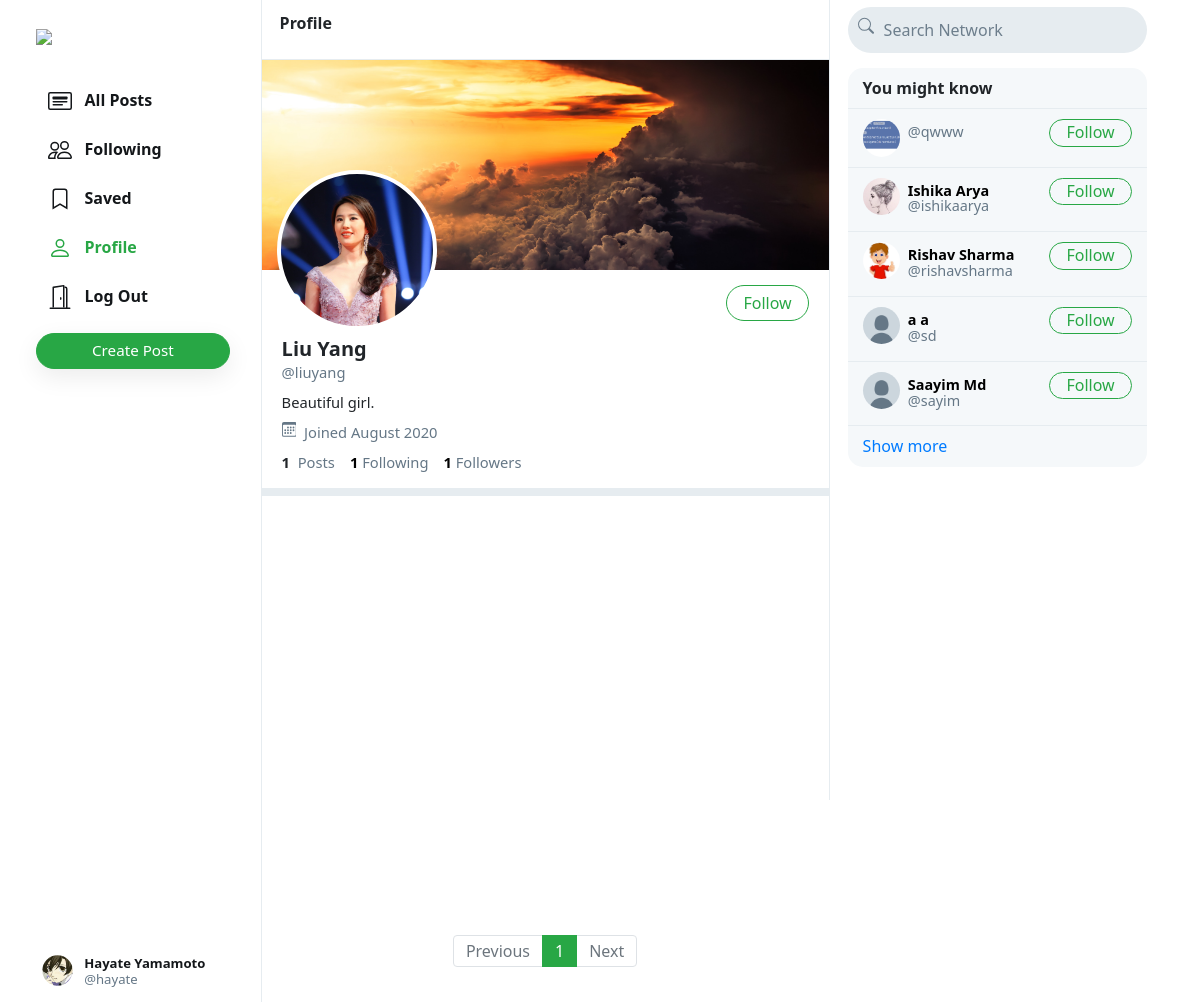
The app's page /liuyang (signed in) with its own data.
### network/models.py (models this page shows, shortened)
class User(AbstractUser):
    profile_pic = models.ImageField(upload_to='profile_pic/')
    bio = models.TextField(max_length=160, blank=True, null=True)
    cover = models.ImageField(upload_to='covers/', blank=True)

### network/views.py (the view)
# urls.py: path("<str:username>", views.profile, name='profile'),
def profile(request, username):
    user = get_object_or_404(User, username=username)
    all_posts = Post.objects.filter(creater=user).order_by('-date_created')
    paginator = Paginator(all_posts, 10)
    page_number = request.GET.get('page', 1)
    posts = paginator.get_page(page_number)
    followings = []
    suggestions = []
    follower = False
    if request.user.is_authenticated:
        followings = Follower.objects.filter(followers=request.user).values_list('user', flat=True)
        suggestions = User.objects.exclude(pk__in=followings).exclude(username=request.user.username).order_by("?")[:6]
        if request.user in Follower.objects.filter(user=user).values_list('followers', flat=True):
            follower = True
    follower_count = Follower.objects.filter(user=user).count()
    following_count = Follower.objects.filter(followers=user).count()
    return render(request, 'network/profile.html', {
        "username": user,
        "posts": posts,
        "posts_count": all_posts.count(),
        "suggestions": suggestions,
        "page": "profile",
        "is_follower": follower,
        "follower_count": follower_count,
        "following_count": following_count
    })

### network/templates/network/profile.html (shortened to what this page needs)
<!DOCTYPE html>
<html lang="en">
{% extends 'network/index.html' %}
{% load static %}
{% block profile %}
<div class="profile-view" data-user="{{username.username}}">
    <div class="cover-image" style="background-image: url(/media/{{username.cover}})"></div>
    <div class="profile-image" style="background-image: url(/media/{{username.profile_pic}})"></div>
    <div class="profile-details">
        <div>
            {% if user.username == username.username %}
            <a href="{% url 'edit_profile' username.username %}"
                class="btn btn-outline-success float-right edit-profile-btn">Edit Profile</a>
            {% elif is_follower %}
            <button class="btn btn-success float-right"
                onclick="unfollow_user(this,'{{username.username}}','edit_page')" id="following-btn">Following</button>
            {% else %}
            <button class="btn btn-outline-success float-right"
                onclick="follow_user(this,'{{username.username}}','edit_page')" id="follow-btn">Follow</button>
            {% endif %}
        </div>
        <div class="details-data">
            <h5>{{username.first_name}} {{username.last_name}}</h5>
            <div class="grey">@{{username.username}}</div>
            <div class="bio">
                {% if username.bio %}
                {{username.bio}}
                {% endif %}
            </div>
            <div class="grey" style="padding: 8px 0px;">
                &nbsp;Joined {{username.date_joined | date:"F Y"}}
            </div>
            <div>
                <strong>
                    {{posts_count}}
                </strong>
                &nbsp;<span class="grey">Posts</span>
                <a href="#">
                    <strong id="following__count">{{following_count | default:0}}</strong>&nbsp;<span
                        class="grey">Following</span>
                </a>
                <a href="#">
                    <strong id="follower__count">{{follower_count | default:0}}</strong>&nbsp;<span
                        class="grey">Followers</span>
                </a>
            </div>
        </div>
    </div>
</div>
<div class="space"></div>
{% endblock %}

### network/templates/network/layout.html (shortened to what this page needs)
<!DOCTYPE html>
{% load static %}
<html lang="en">
<head>
    <link rel="stylesheet" href="https://stackpath.bootstrapcdn.com/bootstrap/4.4.1/css/bootstrap.min.css"
>
    <link href="{% static 'network/styles.css' %}" rel="stylesheet">
</head>
<body>
    <div class="body" data-page="{{page}}">
        <div class="sidenav">
            <a href="{% url 'index' %}" class="navbar-brand">
                <img src="{% static 'network/Images/logo.png' %}" height="31px">
            </a>
            <div style="height: 100%;">
                <div>
                    <div>
                        <ul>
                            <li class="nav-item" id="all_posts">
                                <a href="{% url 'index' %}" class="nav-link">
                                    <div>
                                        &nbsp;&nbsp;All Posts
                                    </div>
                                </a>
                            </li>
                            {% if user.is_authenticated %}
                            <li class="nav-item" id="following">
                                <a href="{% url 'following' %}" class="nav-link">
                                    <div>
                                        &nbsp;&nbsp;Following
                                    </div>
                                </a>
                            </li>
                            <li class="nav-item" id="saved">
                                <a href="{% url 'saved' %}" class="nav-link">
                                    <div>
                                        <svg width="1.5em" height="1.5em" viewBox="0 0 16 16" class="bi bi-bookmark"
                                            fill="currentColor" xmlns="http://www.w3.org/2000/svg">
                                            <path fill-rule="evenodd"
                                                d="M8 12l5 3V3a2 2 0 0 0-2-2H5a2 2 0 0 0-2 2v12l5-3zm-4 1.234l4-2.4 4 2.4V3a1 1 0 0 0-1-1H5a1 1 0 0 0-1 1v10.234z" />
                                        </svg>
                                        &nbsp;&nbsp;Saved
                                    </div>
                                </a>
                            </li>
                            <li class="nav-item" id="profile">
                                <a href="{% url 'profile' user.username %}" class="nav-link">
                                    <div>
                                        &nbsp;&nbsp;Profile
                                    </div>
                                </a>
                            </li>
                            <li class="nav-item" id="logout">
                                <a href="{% url 'logout' %}" class="nav-link">
                                    <div>
                                        &nbsp;&nbsp;Log Out
                                    </div>
                                </a>
                            </li>
                            {% endif %}
                        </ul>
                    </div>
                    {% if user.is_authenticated %}
                    <button id="popup-btn" class="btn btn-success new-post-btn" onclick="createpost()">Create
                        Post</button>
                    {% endif %}
                </div>
                <div style="position: absolute; bottom: 10px;">
                    {% if user.is_authenticated %}
                    <li class="nav-item sidenav-user">
                        <a href="{% url 'profile' user.username %}" class="nav-link">
                            <div class="user_account">
                                <div class="small-profilepic"
                                    style="float: left; background-image: url(/media/{{user.profile_pic}})"></div>
                                <div style="height: 2.7vw; margin: auto;">
                                    <div style="margin-top: 4px;"><strong>{{user.first_name}}
                                            {{user.last_name}}</strong></div>
                                    <div class="grey" style="margin-top: 4px;">@{{ user.username }}</div>
                                </div>
                            </div>
                        </a>
                    </li>
                    {% endif %}
                </div>
            </div>
        </div>
        {% block body %}
        {% endblock %}
        <div class="right-div">
            <nav class="head">
                <form action="#">
                    <div class="search-div">
                        <div>
                        </div>
                        <input type="text" name="query" id="search-box" placeholder="Search Network">
                    </div>
                </form>
            </nav>
            <div class="right-div-content">
                <div class="space" style="background-color: white;"></div>
                {% if user.is_authenticated %}
                <div class="suggestion-box">
                    <div class="suggestion-header">
                        You might know
                    </div>
                    {% for suggestion in suggestions %}
                    <div class="suggestion-user">
                        <div>
                            <a href="{% url 'profile' suggestion.username %}">
                                <div class="small-profilepic"
                                    style="background-image: url(/media/{{suggestion.profile_pic}})"></div>
                            </a>
                        </div>
                        <div class="user-details">
                            <a href="{% url 'profile' suggestion.username %}">
                                <div id="user-name">
                                    <strong>
                                        {{suggestion.first_name}} {{suggestion.last_name}}
                                    </strong>
                                </div>
                                <div class="grey">@{{suggestion.username}}</div>
                            </a>
                        </div>
                        <div>
                            <button class="btn btn-outline-success" type="button"
                                onclick="follow_user(this,'{{suggestion.username}}','suggestion')">Follow</button>
                        </div>
                    </div>
                    {% empty %}
                    <div style="text-align: center; border-bottom: .5px solid #e6ecf0; padding: 10px 15px;">
                        <span class="grey" style="font-size: .9em;">No suggestions available.</span>
                    </div>
                    {% endfor %}
                    <div class="suggestion-footer">
                        <a href="#">Show more</a>
                    </div>
                </div>
                {% endif %}
            </div>
        </div>
    </div>
</body>
</html>

### network/static/network/styles.css (style rules this page uses)
.body { display: flex; min-height: 100%; font-family: system-ui, sans-serif; }
.btn { border-radius: 20px; padding: 0.32rem 1rem 0.375rem 1rem; }
.btn, .btn:focus, .btn:active { box-shadow: none !important; -webkit-box-shadow: none !important; }
.grey { color: #657786; }
svg { vertical-align: text-top; }
.sidenav { height: 100%; width: 21.8%; position: fixed; top: 0; left: 0; padding: 15px; list-style: none; border-right: .5px solid #e6ecf0; z-index: 100; padding-left: 3%; background-color: white; }
.sidenav ul { list-style: none; padding-left: 0px; margin-top: 3vh; }
.sidenav li { margin-top: 7px; }
.sidenav .nav-link { color: #14171a; line-height: .7em; font-weight: 700; padding: 0px; }
.sidenav .nav-link > div { padding: 10px 20px 8px 12px; border-radius: 25px; line-height: 0.9em; width: max-content; }
.new-post-btn { padding-left: 55px !important; padding-right: 55px !important; font-size: .95em; font-weight: 530; box-shadow: rgba(0, 0, 0, 0.08) 0px 8px 24px !important; }
.user_account { display: flex; font-size: .82rem; font-weight: normal; padding-top: 3px !important; padding-bottom: 3px !important; padding-left: 3px !important; }
.user_account .small-profilepic { transform: scale(.82); margin-left: auto; margin-top: auto; }
.active a { color: #28a745 !important; }
.head { height: 7.5vh; }
.small-profilepic { width: 3.1vw; height: 3.1vw; border-radius: 9999px; overflow: hidden; margin-right: 8px; background-size: cover; background-repeat: no-repeat; background-position: center; box-sizing: content-box; }
.space { height: 8px; background-color: #e6ecf0; }
.cover-image { height: 210px; background-size: cover; background-position: center; background-repeat: no-repeat; background-color: #ccd6dd; }
.profile-image { width: 160px; height: 160px; position: absolute; left: 15px; top: 110px; border-radius: 99999px; border: 4px solid white; background-size: cover; background-repeat: no-repeat; background-position: center; background-color: white; }
.profile-details { padding: 15px 20px; }
.profile-details button { padding-bottom: 0.3rem; }
.profile-details > .details-data { margin-top: 52px; font-size: .92em; }
.profile-details h5 { font-weight: 800; margin-bottom: 0px; }
.profile-details a { color: black; text-decoration: none; }
.bio { margin-top: 8px; }
.right-div { width: 28%; height: 100vh; position: fixed; right: 2.95%; border-left: .5px solid #e6ecf0; background-color: white; }
.right-div .head { padding: .9vh 1.5vw; }
.right-div .search-div { margin-left: auto; margin-right: auto; display: flex; border-radius: 25px; background-color: #e6ecf0; padding-left: 10px; padding-right: 10px; vertical-align: middle; }
#search-box { height: 5.7vh; border: none; background: none; outline: none; width: 100%; margin-left: 8px; }
#search-box::placeholder { color: #6d7e8c; }
.right-div-content { height: 92.5vh; overflow: auto; padding-left: 1.5vw; padding-right: 1.5vw; }
.suggestion-box, .guest-box { border-radius: 15px; overflow: hidden; background-color: #f5f8fa; }
.suggestion-header { padding: 13px 15px; line-height: .9em; font-weight: 800; border-bottom: .5px solid #e6ecf0; }
.suggestion-user { display: flex; padding: 10px 15px; font-size: .9em; border-bottom: .5px solid #e6ecf0; }
.suggestion-user a { color: black; text-decoration: none; }
.user-details { flex: 1; line-height: 1.1em; padding: 5px 0px 7px 0px; }
.suggestion-user .btn { padding: 0em 1em .09em 1em; }
.suggestion-footer { padding: 13px 15px; line-height: .9em; }
.suggestion-footer a { text-decoration: none; }

### records on screen
User: profile_pic (picture), first_name "Hayate", last_name "Yamamoto", username "hayate"
User: cover (picture), profile_pic (picture), first_name "Liu", last_name "Yang", username "liuyang", bio "Beautiful girl.", date_joined "August 2020"
User: profile_pic (picture), username "qwww"
User: profile_pic (picture), first_name "Ishika", last_name "Arya", username "ishikaarya"
User: profile_pic (picture), first_name "Rishav", last_name "Sharma", username "rishavsharma"
User: profile_pic (placeholder picture), first_name "a", last_name "a", username "sd"
User: profile_pic (placeholder picture), first_name "Saayim", last_name "Md", username "sayim"

### other values on screen
{{ posts_count }} "1"
{{ following_count | default:0 }} "1"
{{ follower_count | default:0 }} "1"
{{ each }} "1"
